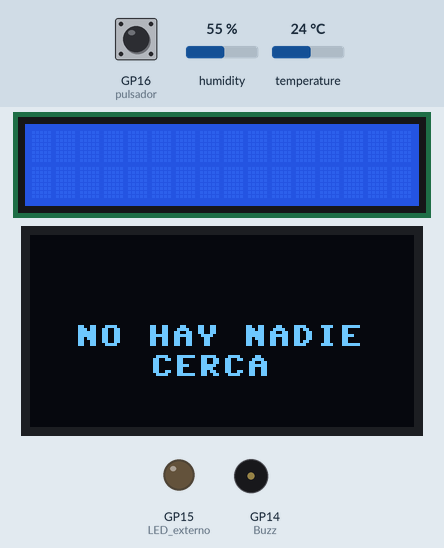
Simulated run of this program. Board: Raspberry Pi Pico running MicroPython. Parts: 16×2 character LCD, 128×64 one-colour display, output pins drawn as LEDs (lit = HIGH), buzzer (waves = sounding, pin HIGH). The test bench sets the inputs (shaded band); at power-on: temperature 24 °C, humidity 55 %, GP16 (pulsador) LOW. Threads take turns every 2 ms.

Above: at 1.2 s.
1.3 s: temperature set to 28 °C
At 3.5 s:
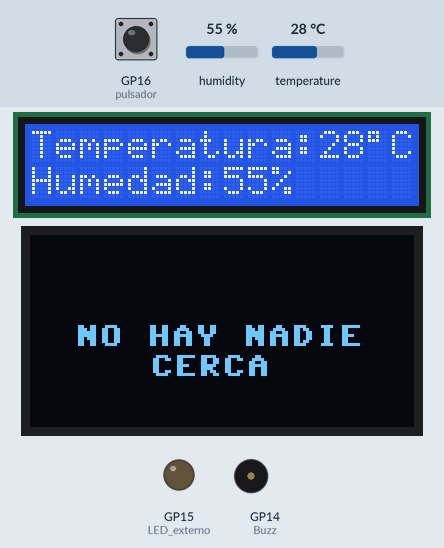
11.3 s: temperature set to 31 °C
At 18.0 s:
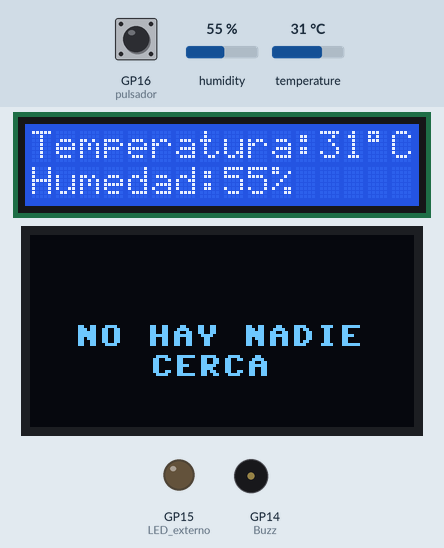
22.5 s: humidity set to 22 %
At 28.9 s:
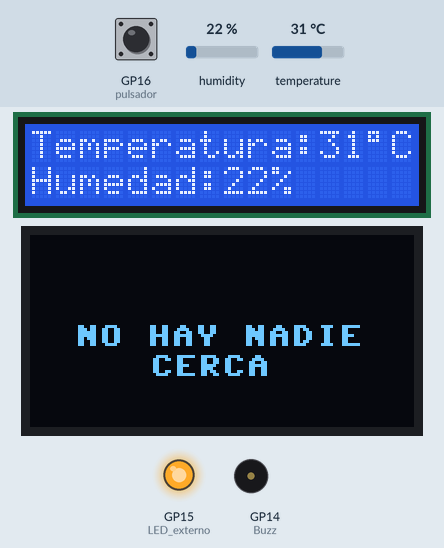
33.7 s: humidity set to 40 %
At 39.8 s:
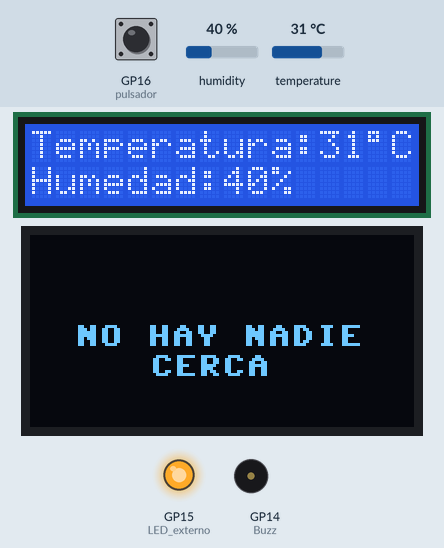
Timing chart, 0 to 41.3 s (numbered marks = the images above; inputs shaded):
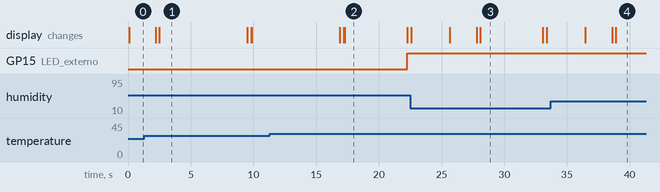

The program:

EstacionMeteorologica-V3.py
```python
from machine import Pin, I2C
from utime import sleep
from lcd_api import LcdApi
from pico_i2c_lcd import I2cLcd
from dht import DHT11
import _thread
import machine
from ssd1306 import SSD1306_I2C
import framebuf


dht11_sensor = DHT11(Pin(28, Pin.IN))
dht11_sensor.measure()
temp = dht11_sensor.temperature()
hum = dht11_sensor.humidity()

LED_externo = Pin(15, Pin.OUT)
Buzz = Pin(14, Pin.OUT)
tim = machine.Timer()

pulsador = Pin(16, Pin.IN, Pin.PULL_DOWN)

scl = Pin(1)
sda = Pin(0)
freq = 400000

i2c = I2C(0,sda=sda,scl=scl,freq=freq)

I2C_ADDR = 0x27
I2C_NUM_ROWS = 2
I2C_NUM_COLS = 16

lcd = I2cLcd(i2c, I2C_ADDR, I2C_NUM_ROWS, I2C_NUM_COLS)

#Congigiracion-SensorPir

sensor_pir = Pin(21, Pin.IN, Pin.PULL_DOWN)

#OLED-Configuración

i2c2 = I2C(1,sda=Pin(26), scl=Pin(27))
oled = SSD1306_I2C(128, 64, i2c2)

#Defino-funcionParaAbrirImagen-PBM("LOGO")

def open_pbm(ruta_i):
    doc = open(ruta_i,"rb")
    doc.readline()
    posXY = doc.readline()
    x = int(posXY.split()[0])
    y = int(posXY.split()[1])
    logo = bytearray(doc.read())
    doc.close()
    return framebuf.FrameBuffer(logo , x, y, framebuf.MONO_HLSB)

a=1
b=0

#INTERRUPCION_PARA_EL_BUZZER: Lo apaga
def offBuzz(pin):
    global a
    a = 0
    Buzz.value(0)

pulsador.irq(offBuzz, machine.Pin.IRQ_RISING)


#FUNCION_QUE_ACTIVA_EL_BUZZER_DESPUES_DEL_TIMER
def tick(timer):
    global a
    a = 1

#Se usa el segundo hilo para que el display OLED cambie de mensaje
def estadoOled():
    while True:
        if sensor_pir.value() == 1:
            oled.fill(0)
            oled.blit(open_pbm("images/micropython-1.pbm"), 35, 5)
            oled.show()
            sleep(10)
        else:
            oled.fill(0)
            oled.text('NO HAY NADIE', 15, 30)
            oled.text('CERCA', 40, 40)
            oled.show()

_thread.start_new_thread(estadoOled, ())


while True:
    sleep(2)

    lcd.clear()
    lcd.move_to(0,0)

    dht11_sensor.measure()
    temp = dht11_sensor.temperature()
    hum = dht11_sensor.humidity()

    Text = 'Temperatura:' + str(temp)  +chr(223)+"C" + 'Humedad:' + str(hum) + "%"
    lcd.putstr(Text)
    sleep(5)

    if temp >= 30:
        LED_externo.value(1)
        lcd.clear()
        lcd.move_to(0,0)
        lcd.putstr("Cuidado: ALTA   TEMPERATURA")
        sleep(3)
        lcd.clear()
    else:
        LED_externo.value(0)

    if hum >= 70:
        if a == 0 :
            tim.init(period=10000, mode=machine.Timer.PERIODIC, callback=tick)
        Buzz.value(a)
        lcd.clear()
        lcd.move_to(0,0)
        lcd.putstr("Cuidado: HUMEDAD RELATIVA > 70% ")
        sleep(3)
    else:
        Buzz.value(0)
```

Measured:
- after the input at 11.3 s, GP15 (LED_externo): LOW → HIGH after 11.0 s
- what the display in image 1 shows lasts 7.0 s, from 2.5 s to 9.5 s
- what the display in image 2 shows lasts 5.0 s, from 17.3 s to 22.3 s
